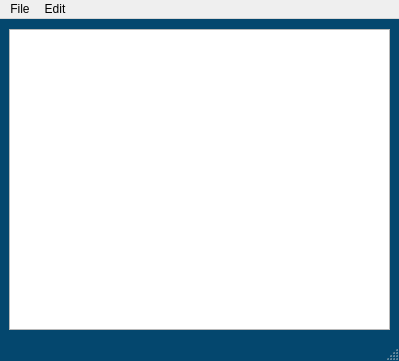
<?xml version="1.0" encoding="UTF-8"?>
<ui version="4.0">
 <class>Notepad</class>
 <widget class="QMainWindow" name="Notepad">
  <property name="geometry">
   <rect>
    <x>0</x>
    <y>0</y>
    <width>399</width>
    <height>361</height>
   </rect>
  </property>
  <property name="windowTitle">
   <string>Notepad</string>
  </property>
  <property name="styleSheet">
   <string notr="true">QMainWindow{
background-color: #04476e;
}</string>
  </property>
  <property name="animated">
   <bool>true</bool>
  </property>
  <property name="documentMode">
   <bool>false</bool>
  </property>
  <property name="tabShape">
   <enum>QTabWidget::Rounded</enum>
  </property>
  <property name="dockNestingEnabled">
   <bool>false</bool>
  </property>
  <widget class="QWidget" name="centralwidget">
   <widget class="QWidget" name="verticalLayoutWidget">
    <property name="geometry">
     <rect>
      <x>9</x>
      <y>10</y>
      <width>381</width>
      <height>301</height>
     </rect>
    </property>
    <layout class="QVBoxLayout" name="verticalLayout">
     <item>
      <widget class="QTextEdit" name="textEdit">
       <property name="font">
        <font>
         <family>Constantia</family>
         <pointsize>12</pointsize>
        </font>
       </property>
       <property name="styleSheet">
        <string notr="true">QTextEdit{
color: #04476e;
}
</string>
       </property>
      </widget>
     </item>
    </layout>
   </widget>
  </widget>
  <widget class="QMenuBar" name="menubar">
   <property name="geometry">
    <rect>
     <x>0</x>
     <y>0</y>
     <width>399</width>
     <height>21</height>
    </rect>
   </property>
   <widget class="QMenu" name="menuFile">
    <property name="title">
     <string>File</string>
    </property>
    <addaction name="actionNew"/>
    <addaction name="actionOpen"/>
    <addaction name="actionSave_As"/>
    <addaction name="actionPrint"/>
    <addaction name="actionExit"/>
   </widget>
   <widget class="QMenu" name="menuEdit">
    <property name="title">
     <string>Edit</string>
    </property>
    <addaction name="actionCopy"/>
    <addaction name="actionPaste"/>
    <addaction name="actionCut"/>
    <addaction name="actionUndo"/>
    <addaction name="actionRedo"/>
    <addaction name="separator"/>
   </widget>
   <addaction name="menuFile"/>
   <addaction name="menuEdit"/>
  </widget>
  <widget class="QStatusBar" name="statusbar"/>
  <action name="actionNew">
   <property name="icon">
    <iconset resource="Resources.qrc">
     <normaloff>:/images/Icons_Notepad/New File.jpg</normaloff>:/images/Icons_Notepad/New File.jpg</iconset>
   </property>
   <property name="text">
    <string>New</string>
   </property>
   <property name="shortcut">
    <string>Ctrl+N</string>
   </property>
  </action>
  <action name="actionOpen">
   <property name="icon">
    <iconset>
     <normalon>:/images/Icons_Notepad/Open.png</normalon>
    </iconset>
   </property>
   <property name="text">
    <string>Open</string>
   </property>
   <property name="shortcut">
    <string>Ctrl+O</string>
   </property>
  </action>
  <action name="actionSave_As">
   <property name="icon">
    <iconset resource="Resources.qrc">
     <normaloff>:/images/Icons_Notepad/Save.png</normaloff>:/images/Icons_Notepad/Save.png</iconset>
   </property>
   <property name="text">
    <string>Save As</string>
   </property>
   <property name="shortcut">
    <string>Ctrl+S</string>
   </property>
  </action>
  <action name="actionPrint">
   <property name="icon">
    <iconset resource="Resources_2.qrc">
     <normaloff>:/images_2/Icons_Notepad/print.png</normaloff>:/images_2/Icons_Notepad/print.png</iconset>
   </property>
   <property name="text">
    <string>Print</string>
   </property>
   <property name="shortcut">
    <string>Ctrl+P</string>
   </property>
  </action>
  <action name="actionExit">
   <property name="icon">
    <iconset>
     <normalon>:/images_2/Icons_Notepad/img_521738.png</normalon>
    </iconset>
   </property>
   <property name="text">
    <string>Exit</string>
   </property>
   <property name="shortcut">
    <string>Esc</string>
   </property>
  </action>
  <action name="actionCopy">
   <property name="icon">
    <iconset>
     <normalon>:/images/Icons_Notepad/Copy.png</normalon>
    </iconset>
   </property>
   <property name="text">
    <string>Copy</string>
   </property>
   <property name="shortcut">
    <string>Ctrl+C</string>
   </property>
  </action>
  <action name="actionPaste">
   <property name="icon">
    <iconset resource="Resources.qrc">
     <normaloff>:/images/Icons_Notepad/Paste.png</normaloff>:/images/Icons_Notepad/Paste.png</iconset>
   </property>
   <property name="text">
    <string>Paste</string>
   </property>
   <property name="shortcut">
    <string>Ctrl+V</string>
   </property>
  </action>
  <action name="actionCut">
   <property name="icon">
    <iconset resource="Resources.qrc">
     <normaloff>:/images/Icons_Notepad/Cut.png</normaloff>:/images/Icons_Notepad/Cut.png</iconset>
   </property>
   <property name="text">
    <string>Cut</string>
   </property>
   <property name="shortcut">
    <string>Ctrl+X</string>
   </property>
  </action>
  <action name="actionUndo">
   <property name="icon">
    <iconset resource="Resources_2.qrc">
     <normaloff>:/images_2/Icons_Notepad/undo.png</normaloff>:/images_2/Icons_Notepad/undo.png</iconset>
   </property>
   <property name="text">
    <string>Undo</string>
   </property>
   <property name="shortcut">
    <string>Ctrl+U</string>
   </property>
  </action>
  <action name="actionRedo">
   <property name="icon">
    <iconset>
     <normalon>:/images_2/Icons_Notepad/redo-512.png</normalon>
    </iconset>
   </property>
   <property name="text">
    <string>Redo</string>
   </property>
   <property name="shortcut">
    <string>Ctrl+Z</string>
   </property>
  </action>
 </widget>
 <resources>
  <include location="Resources_2.qrc"/>
  <include location="Resources.qrc"/>
 </resources>
 <connections/>
</ui>
